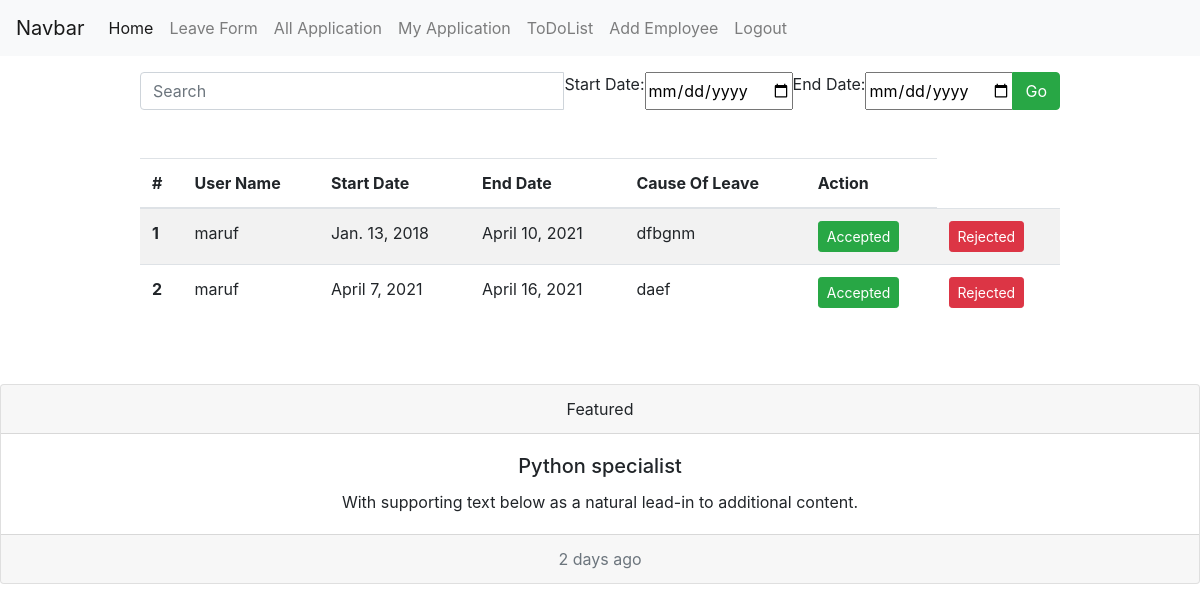
Screenshot of /all-application (signed in) with the database file from the repository.
### emsapp/models.py (models this page shows, shortened)
class LeaveApplication(models.Model):
    user = models.ForeignKey(User, on_delete=models.CASCADE)
    cause_of_leave = models.TextField(blank = True, null = True)
    start_date = models.DateField(blank = True, null = True)
    end_date = models.DateField(blank = True, null = True)
    checked = models.BooleanField(default=False)
    approved = models.BooleanField(default=False)

### emsapp/views.py (the view)
# urls.py: path('all-application', all_application, name='all_application'),
@login_required(login_url='/')
def all_application(request):
    if request.method == 'POST':
        search_data = request.POST['sform']
        s_date = request.POST['sdate']
        e_date = request.POST['edate']
        print(search_data)
        print(s_date)
        print(e_date)
        try:
            print(1)
            user = User.objects.get(username = search_data)
            applications = LeaveApplication.objects.filter(user = user, start_date__gte = s_date, checked = False)
            for i in applications:
                print(i.start_date)
            context = {'applications':applications}
            return render(request, 'all_application.html', context)
        except:
            msg = "No Data Fount"
            context = {'msg':msg}
            return render(request, 'all_application.html', context)
    else:
        applications = LeaveApplication.objects.filter(checked = False)
        context = {'applications':applications}
        return render(request, 'all_application.html', context)

### emsapp/templatetags/has_group.py (called while the page is built)
@register.filter(name='has_group')
def has_group(user, group_name):
    group = Group.objects.get(name=group_name)
    return True if group in user.groups.all() else False

### templates/all_application.html (shortened to what this page needs)
{% extends 'base.html' %}
{% block content %}
<div class="container">
    <div class="row">
        <div class="col-md-10 m-auto pt-3">
          <form method="POST">
          <div class="input-group mb-5">
            <input type="text" name = 'sform' class="form-control" placeholder="Search">
            <label for="birthday">Start Date:</label>
            <input type="date" name="sdate">
            <label for="birthday">End Date:</label>
            <input type="date" name="edate">
            <div class="input-group-append">
              <button class="btn btn-success" type="submit">Go</button>
            </div>
          </div>
        </form>
            {% if applications %}
            <table class="table table-striped">
                <thead>
                  <tr>
                    <th scope="col">#</th>
                    <th scope="col">User Name</th>
                    <th scope="col">Start Date</th>
                    <th scope="col">End Date</th>
                    <th scope="col">Cause Of Leave</th>
                    <th scope="col">Action</th>
                  </tr>
                </thead>
                <tbody>
                  {% for application in applications %}
                  <tr>
                    <th scope="row">{{ forloop.counter }}</th>
                    <td>{{ application.user.username }}</td>
                    <td>{{ application.start_date}}</td>
                    <td>{{ application.end_date}}</td>
                    <td>{{ application.cause_of_leave }}</td>
                    <td><a href="{% url 'application_approval' application.id 1 %}"><button class="btn btn-success btn-sm">Accepted</button></a></td>
                    <td><a href="{% url 'application_approval' application.id 0 %}"><button class="btn btn-danger btn-sm">Rejected</button></a></td>
                  </tr>
                  {% endfor %}
                </tbody>
              </table>
            {% else %}
            <div class="alert alert-info">
                <strong>No Data Is Available To Show!</strong>
              </div>
            {% endif %}
        </div>
    </div>
</div>
{% endblock %}

### rows the page displays
LeaveApplication: user.username "maruf", start_date "Jan. 13, 2018", end_date "April 10, 2021", cause_of_leave "dfbgnm"
LeaveApplication: user.username "maruf", start_date "April 7, 2021", end_date "April 16, 2021", cause_of_leave "daef"
